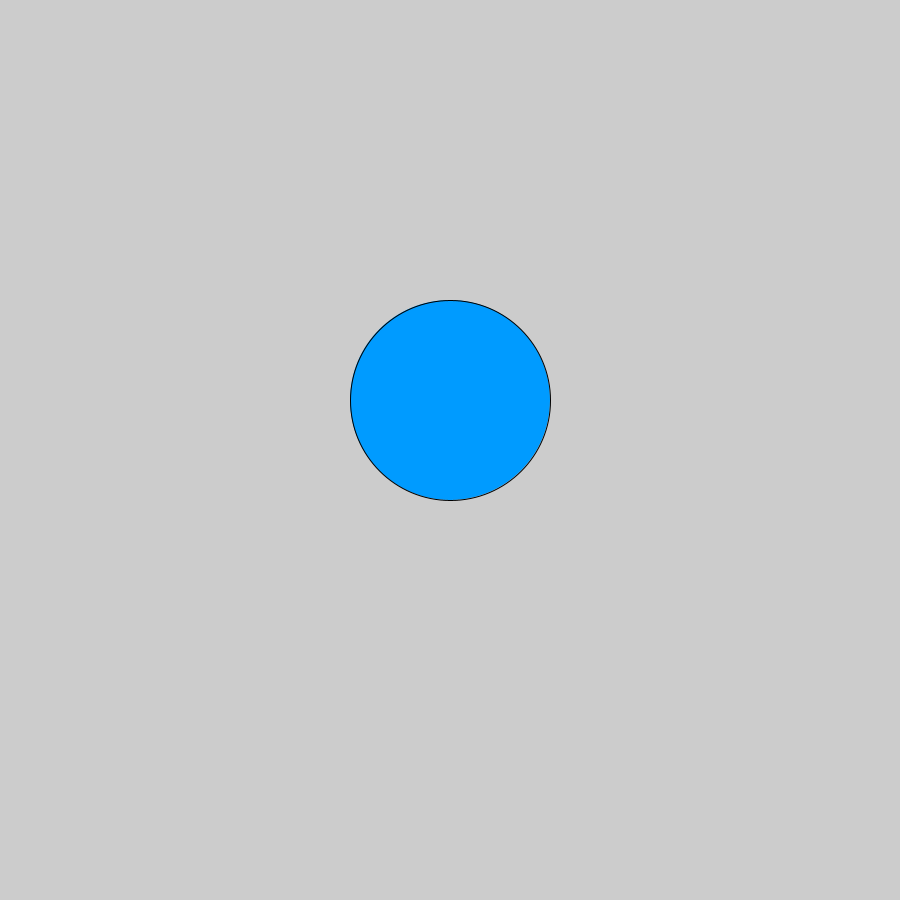
Frame 1 (no input)
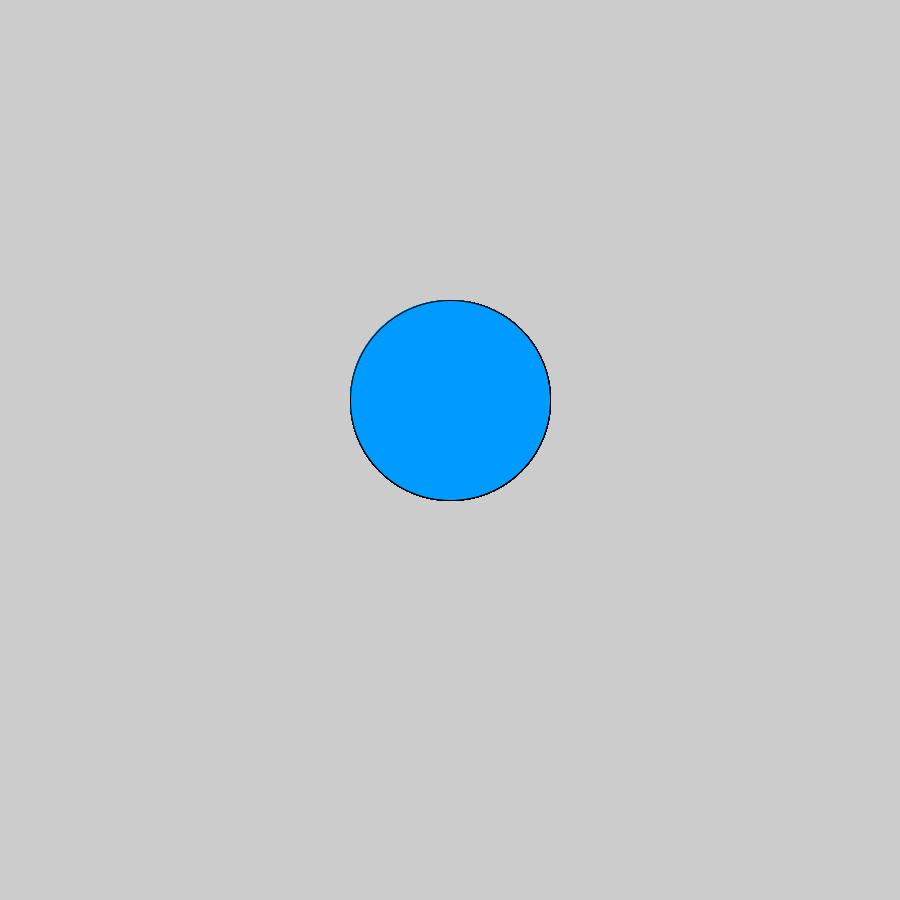
Frame 60 (the mouse pressed at the canvas centre just before this capture)
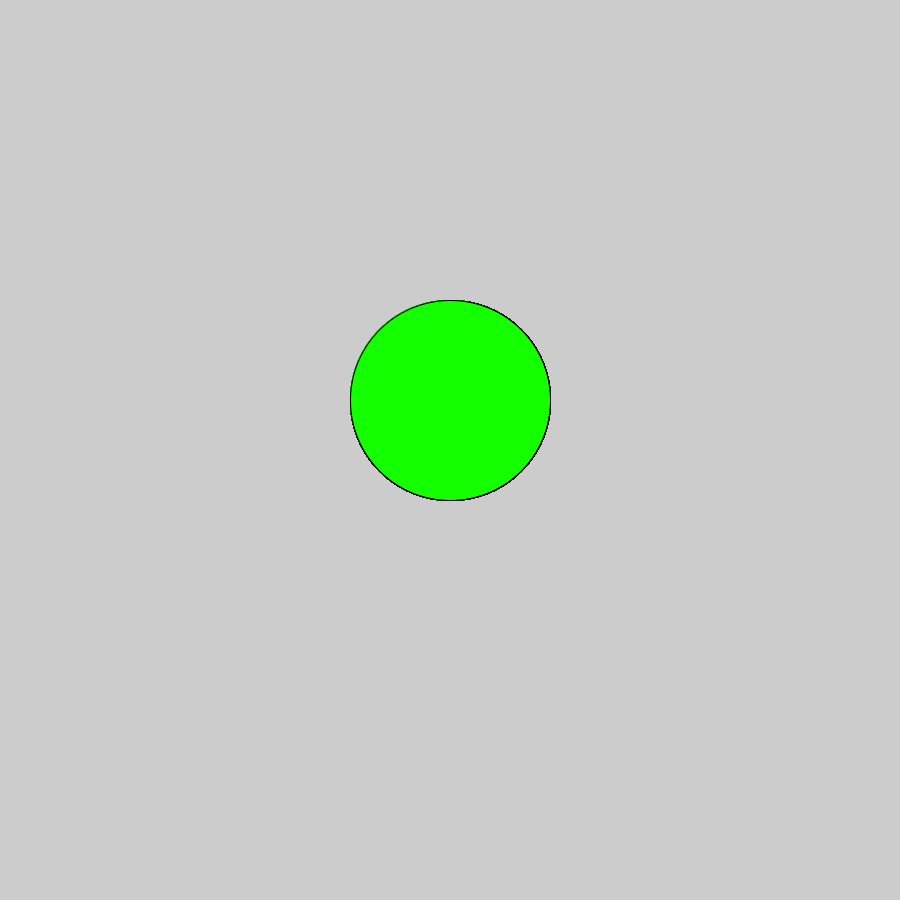
Frame 120 (the mouse held since frame 60 and released just before this capture)

The Processing sketch that drew these frames (run headless with seeded random() and noise(); from frame 60 on, the mouse is pressed at the canvas centre):

// Processing sketch: willchangecolor
// ── willchangecolor.pde
void   setup  () {
  
  
 size(900,900);
   fill(#009BFF);
}



void draw() {

  ellipse(450,400,200,200);
  if(mousePressed){
  fill(#14FF00);}
  
  
}
 
